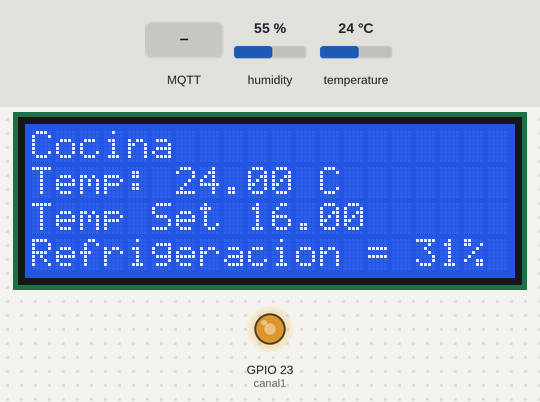
The program below on a simulated ESP32. On the bench: 20×4 character LCD, output pins drawn as LEDs (lit = HIGH). Inputs (shaded band) come from the test bench; at power-on: temperature 24 °C, humidity 55 %. WiFi joins after 1.5 s; servers stay silent unless stated; random numbers use the default seed unless the program sets one; no MQTT or app messages arrive unless stated; what the program prints to the serial monitor is not drawn.

Above: at 5.2 s.
5.3 s: temperature set to 2 °C
At 6.5 s:
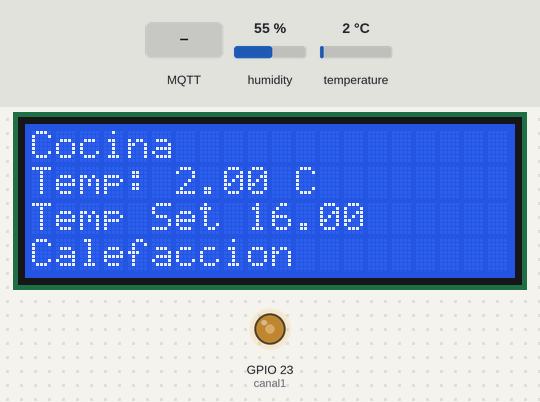
8.7 s: temperature set to 19 °C
At 11.7 s:
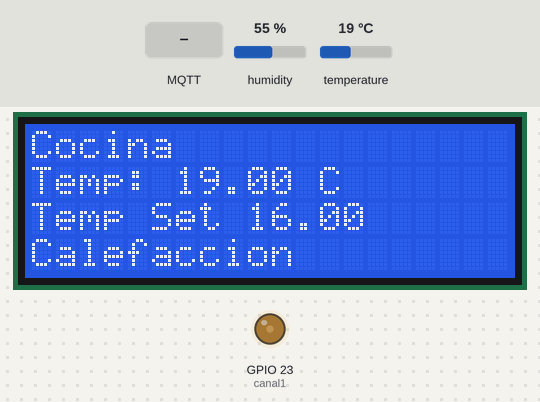
12.1 s: MQTT message "5" arrives on the first subscribed topic
At 12.6 s:
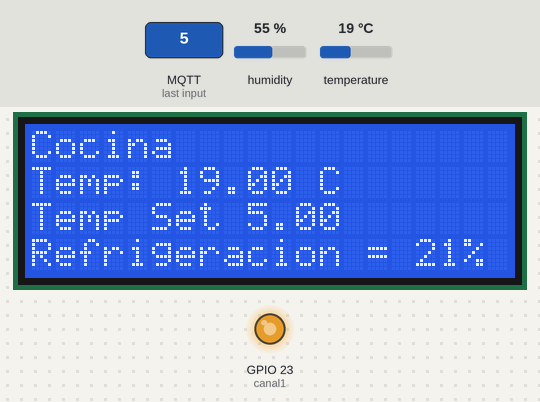
15.5 s: temperature set to 12 °C
At 18.5 s:
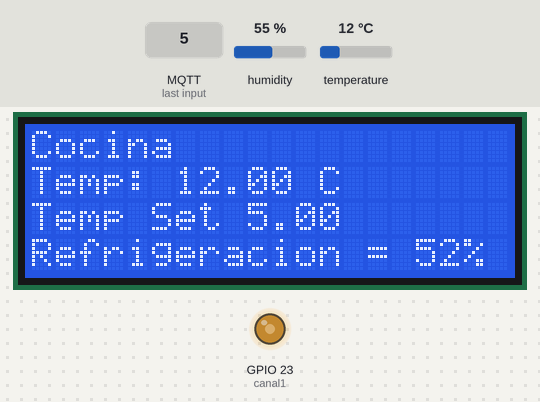
18.9 s: MQTT message "0" arrives on the first subscribed topic
At 22.8 s:
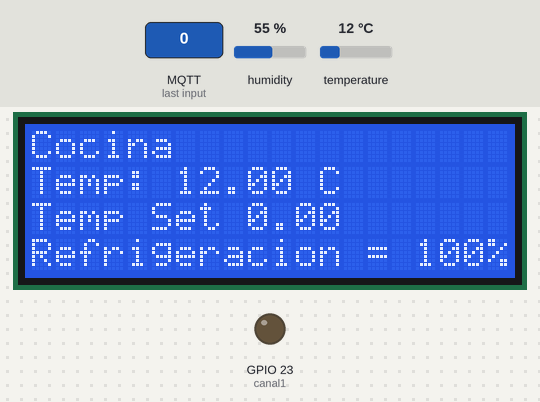
Timing chart, 0 to 23.3 s (numbered marks = the images above; inputs shaded):
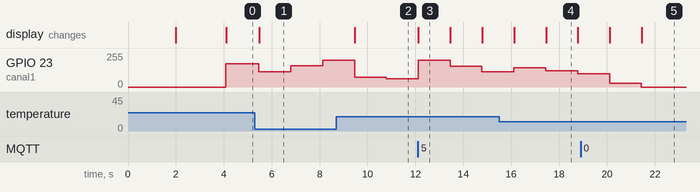

The program:

main.cpp
```cpp
#include <Arduino.h>
#include <DHTesp.h>
#include <WiFi.h>               // incluimos libreria de manejo de wifi
#include <PubSubClient.h>       // incluimos libreria de publicaciones y susbcripciones
#include <NTPClient.h>          // incluimos libreria de NTPClient
#include <WiFiUdp.h>            // incluimos libreria de WiFiUdp
#include <LiquidCrystal.h>


const char* ssid = "TP-LINK_B33E";
const char* password = "50868155";


const char *mqtt_server = "tstproyecto1grupo6.ddns.net";// dns del broker mosquitto (MQTT)
unsigned int mqtt_port = 1883;                      // socket port del server MQTT Mosquitto
const char *topico = "/actividad3/casa/";                // topico para publicar los datos en el server


//declaramos pines
const int DHT_Hab1 = 0; //sensor 1
const int DHT_Hab2 = 4; //sensor 2
const int DHT_Hab3 = 15; //sensor 3

int pote1 = 16;
int pote2 = 16;
int pote3 = 16;
String rx = "";

const int canal1 = 23; // PWM 1
const int canal2 = 22; // PWM 2
const int canal3 = 21; // PWM 3

// Constantes del controlador
float cocina;
float dormitorio;
float living;
double errorPasH_1 = 0; // suma de errores anteriores para el controlador 1
double errorPasH_2 = 0; // suma de errores anteriores para el controlador 2
double errorPasH_3 = 0; // suma de errores anteriores para el controlador 3
float U1, U2, U3;       // señal de control para los actuadores
int Kp = 7;             // constante proporcional
int Ki = 3;             // constante integral
float H, ref1, ref2, ref3;

int TiempoMuestreo = 1;   // tiempo de muestreo en miliseg
unsigned long pasado = 0; // tiempo pasado para asegurar el tiempo de muestreo
unsigned long ahora;  // tiempo actual
int ciclo=0;
int ciclo1=0;

const int rs = 14, en = 12, d4 = 33, d5 = 25, d6 = 26, d7 = 27;
LiquidCrystal LCD(14,12,33,25,26,27);
WiFiClient esp32_Client;                                  // creacion de objeto wifi client
PubSubClient grupo6(esp32_Client);                        // creacion de objeto pubsunclient
WiFiUDP ntpUDP;                                           // obejto udp para la hora
NTPClient tiempo(ntpUDP, "ntp.ign.gob.ar", -10800, 8000); //objeto del server Hora

DHTesp dhtHabitacion1;
DHTesp dhtHabitacion2;
DHTesp dhtHabitacion3;

//------------------------------------------------------------------------------------
// Funciones subscripción
//------------------------------------------------------------------------------------
void Suscribe_MQTT()
{
  grupo6.subscribe("/actividad3/casa/");
}
//------------------------------------------------------------------------------------
// Funciones reconexion
//------------------------------------------------------------------------------------
void Reconectar_MQTT()
{
  while (!grupo6.connected())
  {
    String clientId = "TSTGrupo6";
    clientId += String(random(0xffff), HEX);
    if (grupo6.connect(clientId.c_str()))
    {
      Serial.println("Coneccion exitosa a Broker MQTT");
      Suscribe_MQTT();
    }
    else
    {
      Serial.println("Falla en el estado de conexion");
      Serial.println(grupo6.state());
      Serial.println("Reintentando en 5 segundos");
      delay(4000);
    }
  }
}
//------------------------------------------------------------------------------------
// Funciones Callback
//------------------------------------------------------------------------------------
void callback(char *topic, byte *payload, unsigned int length)
{ for (int i = 0; i < 3; i++)
  {
    rx +=(char)payload[i];
  }
    pote1 = rx.toInt();
    rx="";
}
//------------------------------------------------------------------------------------
// Funciones Reconexion
//------------------------------------------------------------------------------------
void Conectar_MQTT()
{
  Serial.println("Conectando a Broker MQTT");
  grupo6.setServer(mqtt_server, 1883);
  Suscribe_MQTT();
  grupo6.setCallback(callback);
}
//------------------------------------------------------------------------------------
// Funciones revisa conexion
//------------------------------------------------------------------------------------
void Revisar_conexion_MQTT()
{
  if (!grupo6.connected())
  {
    Reconectar_MQTT();
  }
  grupo6.loop();
}

//------------------------------------------------------------------------------------
// Funcionespublica por mqtt datos cocina
//------------------------------------------------------------------------------------
void publicaCocina(){
    TempAndHumidity  data = dhtHabitacion1.getTempAndHumidity();

    cocina = data.temperature;               // adquirimos temperatura del DHT11
    String cocina_2 = String(cocina,2);                      // Convierto el float a string
    int str_len4 = cocina_2.length() + 1;               // cargo el largo del float a una variable
    char cocina_1[str_len4];                          // cargo el largo de la temperatura en al arreglo
    cocina_2.toCharArray(cocina_1, str_len4);             // convierto el envio3 en arreglo y del largo de temp1
    grupo6.publish("/actividad3/cocina/temperatura/", cocina_1);     // publico en el broker el topico y el arreglo
    delay(100);


    cocina = ref1;               // adquirimos temperatura del DHT11
    cocina_2 = String(cocina,2);                      // Convierto el float a string
    str_len4 = cocina_2.length() + 1;               // cargo el largo del float a una variable
    cocina_1[str_len4];                          // cargo el largo de la temperatura en al arreglo
    cocina_2.toCharArray(cocina_1, str_len4);             // convierto el envio3 en arreglo y del largo de temp1
    grupo6.publish("/actividad3/cocina/setpoint/", cocina_1);     // publico en el broker el topico y el arreglo
    delay(100);


    cocina = ciclo1;               // adquirimos temperatura del DHT11
    cocina_2 = String(cocina,2);                      // Convierto el float a string
    str_len4 = cocina_2.length() + 1;               // cargo el largo del float a una variable
    cocina_1[str_len4];                          // cargo el largo de la temperatura en al arreglo
    cocina_2.toCharArray(cocina_1, str_len4);             // convierto el envio3 en arreglo y del largo de temp1
    grupo6.publish("/actividad3/cocina/pwm/", cocina_1);     // publico en el broker el topico y el arreglo
    delay(100);
}

float PI_Controller(DHTesp &sensor, int LCD_row, float &temp_set, float Kp, float Ki, int TiempoMuestreo, double &errorPasH)
{
  double errorH;                      // error actual
  TempAndHumidity  data = sensor.getTempAndHumidity();
  ahora = millis();                   // tiempo actual
  int CambioTiempo = ahora - pasado;  // dif de tiempo actual - pasado
  if (CambioTiempo >= TiempoMuestreo) // si el tiempo de muestreo se cumple
  {
    errorH = temp_set - data.temperature;                         // calculo error actual
    errorPasH = errorH * TiempoMuestreo + errorPasH; // suma acumulativa de error
    H = ((Kp * errorH) + (Ki * errorPasH));          // calculo de la señal de control
    pasado = ahora;                                  // Actualiza tiempo
    int PWM_value = constrain(H, -255, 255); // Convertir U a un valor entre -255 y 255
    if (PWM_value < 50 && PWM_value > -50) // si el valor de la señal de control es menor a 50
    {
      PWM_value = 0;
    }
    LCD.setCursor(0, LCD_row);
    LCD.print("Temp: " + String(data.temperature) + " C");
    return PWM_value; // retornamos la señal de control
  }
  return 0;
}


void setup()
{
  Serial.begin(9600);
  WiFi.begin(ssid, password);                     // conecto al wifi del lugar (micasa)
  delay(2000);
  Conectar_MQTT();
  tiempo.begin();                             // inicializo el objeto del servidor de fecha y hora
  LCD.begin(20,4);

  // declaro senseores
  dhtHabitacion1.setup(DHT_Hab1, DHTesp::DHT11);
  dhtHabitacion2.setup(DHT_Hab2, DHTesp::DHT11);
  dhtHabitacion3.setup(DHT_Hab3, DHTesp::DHT11);
  delay(2000);
}

void loop()
{
   // SENSOR 1
  LCD.clear(); //borramos los datos del LCD
  LCD.setCursor(0, 0);
  LCD.print("Cocina ");
  //int valuPote1 = analogRead(pote1);                                       // lectura del potenciometro
  ref1 = pote1;// map(pote1, 0, 40, 0, 40); //mapeo el potenciometro en rando de 16 a 30
  LCD.setCursor(0, 2);
  LCD.print("Temp Set " + String(ref1));

  U1 = PI_Controller(dhtHabitacion1, 1, ref1, Kp, Ki, TiempoMuestreo, errorPasH_1); // seña de control para el sensor 1
  Serial.println("Error PI H1: "+String(H));
  Serial.println("PWM H1: "+String(U1));
  if (U1 > 0)// si la señal de control es mayor a 0 necesito calefaccion
  {
    LCD.setCursor(0, 3);
    LCD.print("Calefaccion");
    Serial.println("CALEFFACCION");
    analogWrite(canal1, U1); //"Actua calefaccion"
    publicaCocina();
  }
  else // si la señal de control es menor a 0 necesito refrigeracion
  {
    LCD.setCursor(0, 3);
    LCD.print("Refrigeracion = ");
    ciclo= (255-(U1*(-1)));
    analogWrite(canal1, U1 * (-1)); //"actua refrigeracion"
    analogWrite(canal1, ciclo); //"actua refrigeracion" .
    ciclo1 = map(ciclo, 255, 0, 0,100);
    LCD.print(ciclo1);
    LCD.print("%");
    publicaCocina();
  }

delay(1000);
/*
   //SENSOR 2
  LCD.clear();
  LCD.setCursor(0, 0);
  LCD.print("Habitacion 2");
  //int valuPote2 = analogRead(pote2);
  float ref2 = map(pote2, 0, 4096, 16, 30);
  LCD.setCursor(0, 2);
  LCD.print("Temp Set " + String(ref2));
  U2 = PI_Controller(dhtHabitacion2, 1, ref2, 2, 2, TiempoMuestreo, errorPasH_2);
  Serial.println("Error PI H2: "+String(H));
  Serial.println("PWM H2: "+String(U2));
  if (U2 > 0)
  {
    LCD.setCursor(0, 3);
    LCD.print("Calefaccion");
    analogWrite(canal2, U2); //"Actua calefaccion"
  }
  else
  {
    LCD.setCursor(0, 3);
    LCD.print("Refrigeracion = ");
    ciclo = (255-(U2*(-1)));
    //analogWrite(canal2, U2 * (-1)); //"actua refrigeracion"
    analogWrite(canal2, ciclo); //"actua refrigeracion"
    ciclo1 = map(ciclo, 255, 0, 0,100);
    LCD.print(ciclo1);
    LCD.print("%");
  }

  delay(3000);

  // SENSOR 3
  LCD.clear();
  LCD.setCursor(0, 0);
  LCD.print("Habitacion 3");
  //int valuPote3 = analogRead(pote3);
  float ref3 = map(pote3, 0, 4096, 16, 30);
  LCD.setCursor(0, 2);
  LCD.print("Temp Set " + String(ref3));
  U3 = PI_Controller(dhtHabitacion3, 1, ref3, 10, 10, TiempoMuestreo, errorPasH_3);
  Serial.println("Error PI H3: "+String(H));
  Serial.println("PWM H3: "+String(U3));
  if (U3 > 0)
  {
    LCD.setCursor(0, 3);
    LCD.print("");
    LCD.print("Calefaccion");
    analogWrite(canal3, U3); //"Actua calefaccion"
  }
  else
  {
    LCD.setCursor(0, 3);
    LCD.print("Refrigeracion = ");
    ciclo= (255-(U3*(-1)));
    //analogWrite(canal3, U3 * (-1)); //"actua refrigeracion"
    analogWrite(canal3, ciclo); //"actua refrigeracion"
    ciclo1 = map(ciclo, 255, 0, 0,100);
    LCD.print(ciclo1);
    LCD.print("%");
  }
  Serial.println("---------------------------------");
  */
         //if (!grupo6.connected())                     // si la conexion esta negada reconecto
        Revisar_conexion_MQTT();
        //delay(5000);
}
```

Measured:
- what the display in image 3 shows lasts 1.4 s, from 12.1 s to 13.5 s
